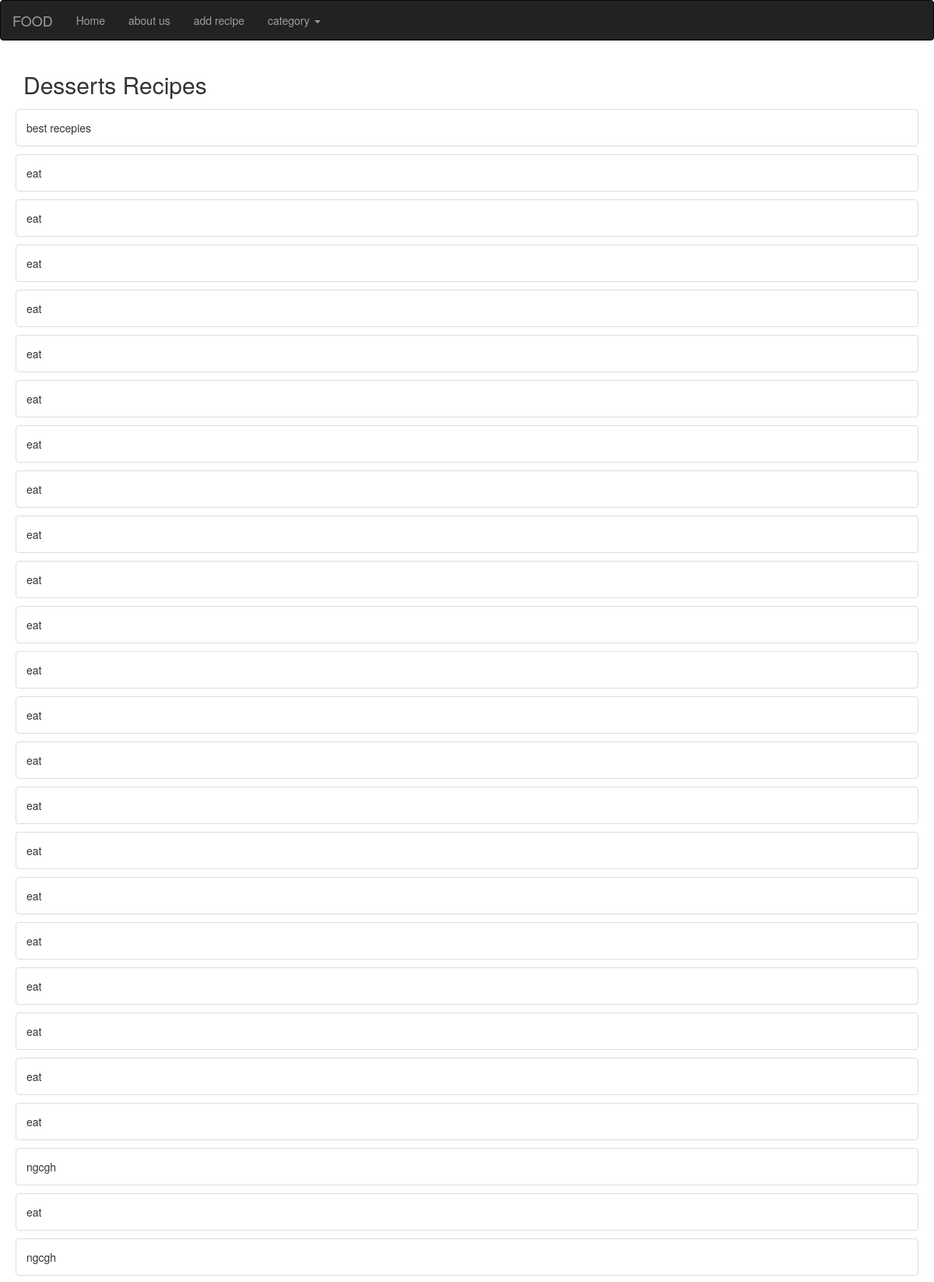
/desserts (upper part), run on the app's committed database.
### database.py (models this page shows)
class Recipes(Base):
	__tablename__ = 'recipes'
	id = Column(Integer, primary_key=True)
	category = Column(String)
	ingredients = Column(String)
	instructors = Column(String)
	comments = Column(String)
	caption = Column(String)

### webapp.py (the view)
@app.route("/desserts", methods = ['GET', 'POST'])
def desserts():
	desserts_recipes = session.query(Recipes).filter_by(category="dessert").all()
	return render_template("desserts.html", desserts_recipes=desserts_recipes)

### templates/desserts.html (shortened to what this page needs)
<!DOCTYPE html>
<html lang="en">
<head>
  <link rel="stylesheet" href="https://maxcdn.bootstrapcdn.com/bootstrap/3.3.7/css/bootstrap.min.css">
  <link rel="stylesheet" type="text/css" href="style.css">
</head>
<body>
<nav class="navbar navbar-inverse">
  <div class="container-fluid">
    <div class="navbar-header">
      <a class="navbar-brand " href="#">FOOD</a>
    </div>
    <div class="collapse navbar-collapse" id="myNavbar">
      <ul class="nav navbar-nav">
        <li><a href="{{url_for('show_homepage')}}">Home</a></li>
        <li><a href="{{url_for('about_us')}}">about us</a></li>
        <li><a href="{{url_for('upload')}}">add recipe</a></li>
    <li class="dropdown">
          <a class="dropdown-toggle" data-toggle="dropdown" href="#">category <span class="caret"></span></a>
        </li>
      </ul>
    </div>
  </div>
</nav>
<div class="container">
<h2>Desserts Recipes</h2>
{% for recipe in desserts_recipes %}
  <div class="row 5">
    <div class="thumbnail cool">
      <a href="{{url_for('specific', id=recipe.id)}}">
        <div class="caption">
        {{recipe.caption}}
        </div>
      </a>
    </div>
  </div>
{% endfor %}
</div>
</body>
</html>

### templates/desserts.html (style rules this page uses)
.cool { margin: 5px; }

### data on the page
Recipes: caption "best recepies"
Recipes: caption "eat"
Recipes: caption "eat"
Recipes: caption "eat"
Recipes: caption "eat"
Recipes: caption "eat"
Recipes: caption "eat"
Recipes: caption "eat"
Recipes: caption "eat"
Recipes: caption "eat"
Recipes: caption "eat"
Recipes: caption "eat"
Recipes: caption "eat"
Recipes: caption "eat"
Recipes: caption "eat"
Recipes: caption "eat"
Recipes: caption "eat"
Recipes: caption "eat"
Recipes: caption "eat"
Recipes: caption "eat"
Recipes: caption "eat"
Recipes: caption "eat"
Recipes: caption "eat"
Recipes: caption "ngcgh"
Recipes: caption "eat"
Recipes: caption "ngcgh"
